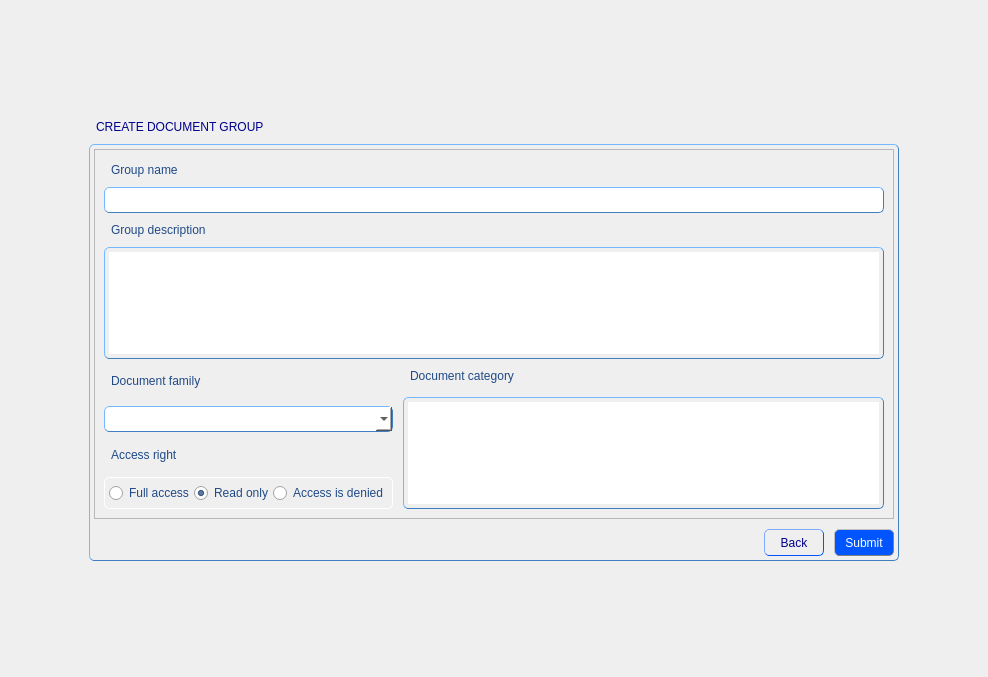
<?xml version="1.0" encoding="UTF-8"?>
<ui version="4.0">
 <class>CreateDocGroupsForm</class>
 <widget class="BaseForm" name="CreateDocGroupsForm">
  <property name="geometry">
   <rect>
    <x>0</x>
    <y>0</y>
    <width>988</width>
    <height>677</height>
   </rect>
  </property>
  <property name="windowTitle">
   <string>Form</string>
  </property>
  <property name="styleSheet">
   <string notr="true">QGroupBox {
               color: black;
               padding: 4px;
               border: 1px solid rgb(63, 127, 191); 
               border-radius: 5px;
               border-style: outset;
              }
QTabWidget {
               color: blue;
               padding: 4px;
               border-radius: 5px;
               border: 1px solid rgb(63, 127, 191); 
               border-style: outset;
	           font: 11pt &quot;MS Shell Dlg 2&quot;;
              }
QWidget {
               color: rgb(32, 74, 135);
	           font: 11pt &quot;MS Shell Dlg 2&quot;;
              }
QScrollBar {
			   background-color: rgb(240, 240, 240);
              }
QLabel {
               color: rgb(32, 74, 135);
               padding: 4px;
               border-radius: 5px;
               border-style: outset;
	           font: 11pt &quot;MS Shell Dlg 2&quot;;
              }
QLineEdit {
               color: black;
               padding: 4px;
               border: 1px solid rgb(63, 127, 191); 
               border-radius: 5px;
               border-style: outset;
	           font: 10pt &quot;MS Shell Dlg 2&quot;;
              }
QComboBox {
			   color: black;
               padding: 4px;
               border: 1px solid rgb(63, 127, 191); 
               border-radius: 5px;
               border-style: outset;
               font: 9pt &quot;MS Shell Dlg 2&quot;;
			   background-color: rgb(255, 255, 255);
              }
QPlainTextEdit {
               color: black;
               padding: 4px;
               border: 1px solid rgb(63, 127, 191); 
               border-radius: 5px;
               border-style: outset;
	           font: 10pt &quot;MS Shell Dlg 2&quot;;
              }
QSpinBox {
               color: black;
               padding: 4px;
               border: 1px solid rgb(63, 127, 191); 
               border-radius: 5px;
               border-style: outset;
	           font: 10pt &quot;MS Shell Dlg 2&quot;;
              }
QListView {
               color: black;
               padding: 4px;
               border: 1px solid rgb(63, 127, 191); 
               border-radius: 5px;
               border-style: outset;
	           font: 10pt &quot;MS Shell Dlg 2&quot;;
              }</string>
  </property>
  <layout class="QGridLayout" name="gridLayout_3">
   <item row="2" column="1">
    <widget class="QGroupBox" name="groupBox">
     <property name="title">
      <string/>
     </property>
     <layout class="QGridLayout" name="gridLayout">
      <property name="leftMargin">
       <number>0</number>
      </property>
      <property name="topMargin">
       <number>0</number>
      </property>
      <property name="rightMargin">
       <number>0</number>
      </property>
      <property name="bottomMargin">
       <number>0</number>
      </property>
      <property name="spacing">
       <number>0</number>
      </property>
      <item row="1" column="0">
       <spacer name="verticalSpacer">
        <property name="orientation">
         <enum>Qt::Vertical</enum>
        </property>
        <property name="sizeType">
         <enum>QSizePolicy::Minimum</enum>
        </property>
        <property name="sizeHint" stdset="0">
         <size>
          <width>20</width>
          <height>10</height>
         </size>
        </property>
       </spacer>
      </item>
      <item row="2" column="0">
       <layout class="QHBoxLayout" name="horizontalLayout">
        <property name="spacing">
         <number>0</number>
        </property>
        <item>
         <spacer name="horizontalSpacer">
          <property name="orientation">
           <enum>Qt::Horizontal</enum>
          </property>
          <property name="sizeHint" stdset="0">
           <size>
            <width>40</width>
            <height>20</height>
           </size>
          </property>
         </spacer>
        </item>
        <item>
         <widget class="QToolButton" name="backButton">
          <property name="minimumSize">
           <size>
            <width>60</width>
            <height>0</height>
           </size>
          </property>
          <property name="styleSheet">
           <string notr="true">QToolButton {
                color: darkblue;
               padding: 4px;
               border: 1px solid rgb(0, 85, 255); 
               border-radius: 5px;
               border-style: outset;
               font: 10pt &quot;MS Shell Dlg 2&quot;;
              }

QToolButton:hover {
               color: white;
               border: 1px solid grey;
               background-color: rgb(0, 78, 235);
               }

QToolButton:pressed {
               color: rgb(0, 0, 197)
               background: shadow;
               border-style: inset;
               }</string>
          </property>
          <property name="text">
           <string>Back</string>
          </property>
         </widget>
        </item>
        <item>
         <spacer name="horizontalSpacer_2">
          <property name="orientation">
           <enum>Qt::Horizontal</enum>
          </property>
          <property name="sizeType">
           <enum>QSizePolicy::Minimum</enum>
          </property>
          <property name="sizeHint" stdset="0">
           <size>
            <width>10</width>
            <height>20</height>
           </size>
          </property>
         </spacer>
        </item>
        <item>
         <widget class="QToolButton" name="submitButton">
          <property name="minimumSize">
           <size>
            <width>60</width>
            <height>0</height>
           </size>
          </property>
          <property name="styleSheet">
           <string notr="true">QToolButton {
               color: white;
               padding: 4px;
               border: 1px solid grey; 
               border-radius: 5px;
               border-style: outset;
               max-width: 120px;
               background-color: rgb(0, 85, 255);
               font: 10pt &quot;MS Shell Dlg 2&quot;;
              }

QToolButton:hover {
               color: darkblue;
               border: 1px solid grey;
               background-color: rgb(255, 255, 255);
               }

QToolButton:pressed {
               color: rgb(0, 0, 197)
               background: shadow;
               border-style: inset;
			    background-color: rgb(0, 78, 235);
               }</string>
          </property>
          <property name="text">
           <string>Submit</string>
          </property>
         </widget>
        </item>
       </layout>
      </item>
      <item row="0" column="0">
       <widget class="QScrollArea" name="scrollArea">
        <property name="minimumSize">
         <size>
          <width>800</width>
          <height>370</height>
         </size>
        </property>
        <property name="maximumSize">
         <size>
          <width>800</width>
          <height>370</height>
         </size>
        </property>
        <property name="widgetResizable">
         <bool>true</bool>
        </property>
        <widget class="QWidget" name="scrollAreaWidgetContents">
         <property name="geometry">
          <rect>
           <x>0</x>
           <y>0</y>
           <width>798</width>
           <height>368</height>
          </rect>
         </property>
         <layout class="QGridLayout" name="gridLayout_4">
          <item row="0" column="0">
           <widget class="QLabel" name="label_2">
            <property name="text">
             <string>Group name</string>
            </property>
           </widget>
          </item>
          <item row="1" column="0">
           <widget class="QLineEdit" name="groupNameline"/>
          </item>
          <item row="2" column="0">
           <widget class="QLabel" name="label_3">
            <property name="text">
             <string>Group description</string>
            </property>
           </widget>
          </item>
          <item row="3" column="0">
           <widget class="QPlainTextEdit" name="groupDescrEdit"/>
          </item>
          <item row="4" column="0">
           <layout class="QHBoxLayout" name="horizontalLayout_2">
            <property name="spacing">
             <number>10</number>
            </property>
            <item>
             <layout class="QVBoxLayout" name="verticalLayout_4">
              <item>
               <layout class="QVBoxLayout" name="verticalLayout">
                <item>
                 <widget class="QLabel" name="label_4">
                  <property name="text">
                   <string>Document family</string>
                  </property>
                 </widget>
                </item>
                <item>
                 <widget class="QComboBox" name="docFamilyBox"/>
                </item>
               </layout>
              </item>
              <item>
               <layout class="QVBoxLayout" name="verticalLayout_2">
                <item>
                 <widget class="QLabel" name="label_6">
                  <property name="sizePolicy">
                   <sizepolicy hsizetype="Preferred" vsizetype="Fixed">
                    <horstretch>0</horstretch>
                    <verstretch>0</verstretch>
                   </sizepolicy>
                  </property>
                  <property name="maximumSize">
                   <size>
                    <width>16777215</width>
                    <height>25</height>
                   </size>
                  </property>
                  <property name="text">
                   <string>Access right</string>
                  </property>
                 </widget>
                </item>
                <item>
                 <widget class="QGroupBox" name="groupBox_2">
                  <property name="sizePolicy">
                   <sizepolicy hsizetype="Preferred" vsizetype="Fixed">
                    <horstretch>0</horstretch>
                    <verstretch>0</verstretch>
                   </sizepolicy>
                  </property>
                  <property name="maximumSize">
                   <size>
                    <width>16777215</width>
                    <height>50</height>
                   </size>
                  </property>
                  <property name="styleSheet">
                   <string notr="true">QGroupBox {
               color: black;
               border: 1px solid rgb(255, 255, 255); 
              }</string>
                  </property>
                  <property name="title">
                   <string/>
                  </property>
                  <layout class="QGridLayout" name="gridLayout_2">
                   <property name="leftMargin">
                    <number>0</number>
                   </property>
                   <property name="topMargin">
                    <number>0</number>
                   </property>
                   <property name="rightMargin">
                    <number>0</number>
                   </property>
                   <property name="bottomMargin">
                    <number>0</number>
                   </property>
                   <property name="spacing">
                    <number>0</number>
                   </property>
                   <item row="0" column="0">
                    <widget class="QRadioButton" name="fullAccessButton">
                     <property name="sizePolicy">
                      <sizepolicy hsizetype="Minimum" vsizetype="Fixed">
                       <horstretch>0</horstretch>
                       <verstretch>0</verstretch>
                      </sizepolicy>
                     </property>
                     <property name="minimumSize">
                      <size>
                       <width>30</width>
                       <height>0</height>
                      </size>
                     </property>
                     <property name="maximumSize">
                      <size>
                       <width>16777215</width>
                       <height>30</height>
                      </size>
                     </property>
                     <property name="text">
                      <string>Full access</string>
                     </property>
                    </widget>
                   </item>
                   <item row="0" column="1">
                    <widget class="QRadioButton" name="readOnlyButton">
                     <property name="sizePolicy">
                      <sizepolicy hsizetype="Minimum" vsizetype="Fixed">
                       <horstretch>0</horstretch>
                       <verstretch>0</verstretch>
                      </sizepolicy>
                     </property>
                     <property name="minimumSize">
                      <size>
                       <width>30</width>
                       <height>0</height>
                      </size>
                     </property>
                     <property name="maximumSize">
                      <size>
                       <width>16777215</width>
                       <height>30</height>
                      </size>
                     </property>
                     <property name="text">
                      <string>Read only</string>
                     </property>
                     <property name="checked">
                      <bool>true</bool>
                     </property>
                    </widget>
                   </item>
                   <item row="0" column="2">
                    <widget class="QRadioButton" name="accessDeniedButton">
                     <property name="sizePolicy">
                      <sizepolicy hsizetype="Minimum" vsizetype="Fixed">
                       <horstretch>0</horstretch>
                       <verstretch>0</verstretch>
                      </sizepolicy>
                     </property>
                     <property name="minimumSize">
                      <size>
                       <width>30</width>
                       <height>0</height>
                      </size>
                     </property>
                     <property name="maximumSize">
                      <size>
                       <width>16777215</width>
                       <height>30</height>
                      </size>
                     </property>
                     <property name="text">
                      <string>Access is denied</string>
                     </property>
                    </widget>
                   </item>
                  </layout>
                 </widget>
                </item>
               </layout>
              </item>
             </layout>
            </item>
            <item>
             <layout class="QVBoxLayout" name="verticalLayout_3">
              <item>
               <widget class="QLabel" name="label_5">
                <property name="text">
                 <string>Document category</string>
                </property>
               </widget>
              </item>
              <item>
               <widget class="QListView" name="docCategoryListView">
                <property name="minimumSize">
                 <size>
                  <width>0</width>
                  <height>0</height>
                 </size>
                </property>
               </widget>
              </item>
             </layout>
            </item>
           </layout>
          </item>
         </layout>
        </widget>
       </widget>
      </item>
     </layout>
    </widget>
   </item>
   <item row="3" column="1">
    <spacer name="verticalSpacer_3">
     <property name="orientation">
      <enum>Qt::Vertical</enum>
     </property>
     <property name="sizeHint" stdset="0">
      <size>
       <width>20</width>
       <height>40</height>
      </size>
     </property>
    </spacer>
   </item>
   <item row="1" column="1">
    <widget class="QLabel" name="label">
     <property name="styleSheet">
      <string notr="true">QLabel {
               color: darkblue;
               padding: 4px;
               border-radius: 5px;
               border-style: outset;
	           font: 12pt &quot;MS Shell Dlg 2&quot;;
              }</string>
     </property>
     <property name="text">
      <string>CREATE DOCUMENT GROUP</string>
     </property>
    </widget>
   </item>
   <item row="2" column="0">
    <spacer name="horizontalSpacer_3">
     <property name="orientation">
      <enum>Qt::Horizontal</enum>
     </property>
     <property name="sizeHint" stdset="0">
      <size>
       <width>40</width>
       <height>20</height>
      </size>
     </property>
    </spacer>
   </item>
   <item row="0" column="1">
    <spacer name="verticalSpacer_2">
     <property name="orientation">
      <enum>Qt::Vertical</enum>
     </property>
     <property name="sizeHint" stdset="0">
      <size>
       <width>20</width>
       <height>40</height>
      </size>
     </property>
    </spacer>
   </item>
   <item row="2" column="2">
    <spacer name="horizontalSpacer_4">
     <property name="orientation">
      <enum>Qt::Horizontal</enum>
     </property>
     <property name="sizeHint" stdset="0">
      <size>
       <width>40</width>
       <height>20</height>
      </size>
     </property>
    </spacer>
   </item>
  </layout>
 </widget>
 <customwidgets>
  <customwidget>
   <class>BaseForm</class>
   <extends>QWidget</extends>
   <header>BaseForm.h</header>
   <container>1</container>
  </customwidget>
 </customwidgets>
 <resources/>
 <connections/>
</ui>
